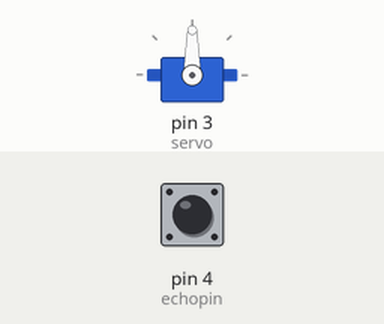
The sketch below on a simulated Arduino Uno, built with avr-gcc and run on an emulated ATmega328P. Parts: servo. The test bench sets the inputs (shaded band); at power-on: pin 4 (echopin) LOW. What the sketch prints to the serial monitor is not drawn.

Above: at 0.1 s.
At 1.2 s:
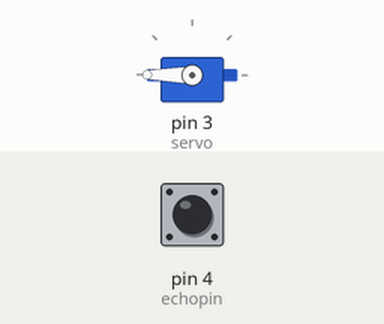
1.3 s: pin 4 (echopin) pulsed HIGH 2 times (0.12 s each, 0.3 s apart)
At 2.2 s:
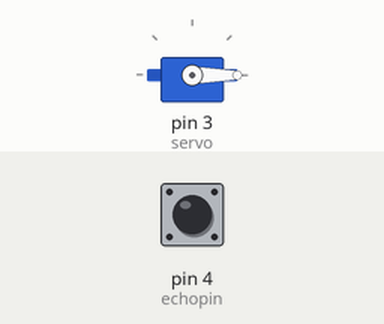
Timing chart, 0 to 4.3 s (numbered marks = the images above; inputs shaded):
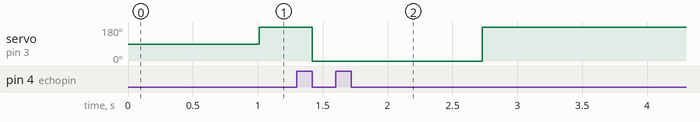

The sketch:

20201105_oautomatic_door.ino
```cpp
#include <Servo.h>
Servo servo;
int echopin = 4;
int trigpin = 5;
float Time,distance;

void setup() {
  pinMode(trigpin,OUTPUT);
  pinMode(echopin,INPUT);
  servo.attach(3);
  Serial.begin(9600);


}

void loop() {
  digitalWrite(trigpin,HIGH);
  delay(10);
  digitalWrite(trigpin,LOW);

  Time = pulseIn(echopin,HIGH);

  distance = ((float)(390*Time) /10000) /2;

  Serial.println(distance);
  Serial.print("cn");
  if(distance <= 30)
  {
    servo.write(180);
  }
  if(distance >30 )
  {
    servo.write(0);
  }

}
```

Measured:
- after the input at 1.3 s, servo on pin 3 (servo): 180° → 0° after 0.12 s, → 180° 1.3 s later
